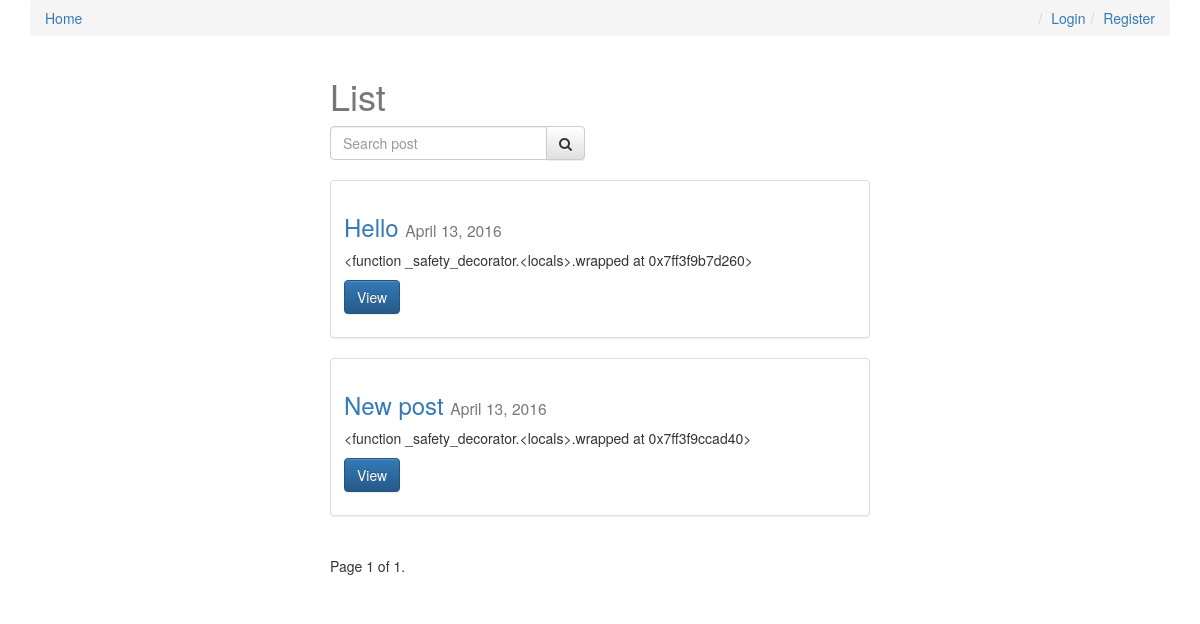
The page / on the database its author committed.
### posts/models.py (models this page shows, shortened)
class Post(models.Model):
    user = models.ForeignKey(settings.AUTH_USER_MODEL, default=1)
    title = models.CharField(max_length=120)
    slug = models.SlugField(unique=True)
    image = models.ImageField(upload_to=upload_location,
                              null=True,
                              blank=True,
                              width_field="width_field",
                              height_field='height_field')
    height_field = models.IntegerField(default=0)
    width_field = models.IntegerField(default=0)
    content = models.TextField()
    draft = models.BooleanField(default=False)
    read_time = models.IntegerField(default=0)  # models.TimeField(null=True, blank=True)
    publish = models.DateField(auto_now=False, auto_now_add=False)
    updated = models.DateTimeField(auto_now=True, auto_now_add=False)
    timestamp = models.DateTimeField(auto_now=False, auto_now_add=True)
    objects = PostManager()
    def get_absolute_url(self):
        return reverse("posts:detail", kwargs={"slug": self.slug})
    class Meta:
        ordering = ["-timestamp", "-updated"]
    def get_markdown(self):
        content = self.content
        markdown_text = markdown(content)
        return mark_safe(markdown_text)

### posts/views.py (the view, shortened to what this page needs)
# urls.py: url(r'^$', post_list, name='list'),
def post_list(request):
    today = timezone.now().date()
    if request.user.is_staff or request.user.is_superuser:
        queryset_list = Post.objects.all()
    else:
        queryset_list = Post.objects.active()
    query = request.GET.get('q')
    paginator = Paginator(queryset_list, 3) # Show 25 contacts per page
    page_request_var = 'page'
    page = request.GET.get(page_request_var)
    try:
        queryset = paginator.page(page)
    except PageNotAnInteger:
        queryset = paginator.page(1)
    except EmptyPage:
        queryset = paginator.page(paginator.num_pages)
    context = {
        "object_list": queryset,
        "title": "List",
        "page_request_var": page_request_var,
        "today": today,
    }
    return render(request, "post_list.html", context)

### posts/models.py (called while the page is built)
    def active(self, *args, **kwargs):
        return super(PostManager, self).filter(draft=False).filter(publish__lte=timezone.now())

### templates/post_list.html (shortened to what this page needs)
{% extends "base.html" %}
{% block content %}
<div class="col-sm-6 col-sm-offset-3">
<h1> {{ title }}</h1>
<form method="GET" action="" class="row">
    <div class="col-sm-6">
        <div class="input-group">
            <input class="form-control" type="text" name="q" placeholder="Search post" value="{{ request.GET.q }}"/>
            <span class="input-group-btn">
                <button class="btn btn-default" type="submit"><i class="fa fa-search"></i></button>
            </span>
        </div>
    </div>
</form>
<br>
{% for obj in object_list %}
<div class="row">
  <div class="col-sm-12">
    <div class="thumbnail">
      <div class="caption post-detail-item">
        <h3><a href='{{ obj.get_absolute_url }}'>{{ obj.title }}</a> <small>{{ obj.publish }}</small></h3>
        <p class="">{{ obj.get_markdown|truncatewords_html:4 }}<br/></p>
        <p><a href="{{ obj.get_absolute_url }}" class="btn btn-primary" role="button">View</a></p>
      </div>
    </div>
  </div>
  </div>
{% endfor %}
<div class="pagination">
    <span class="step-links">
        <span class="current">
            Page {{ object_list.number }} of {{ object_list.paginator.num_pages }}.
        </span>
    </span>
</div>
    </div>
</div>
{% endblock content %}

### static/css/base.css (style rules this page uses)
h1 { color: #777777; }

### rows shown on the page
Post: title "Hello", publish "April 13, 2016", get_markdown "<function _safety_decorator.<locals>.wrapped at 0x7ff3f9b7d260>"
Post: title "New post", publish "April 13, 2016", get_markdown "<function _safety_decorator.<locals>.wrapped at 0x7ff3f9ccad40>"

### other values the page prints
{{ title }} "List"
{{ object_list.number }} "1"
{{ object_list.paginator.num_pages }} "1"
